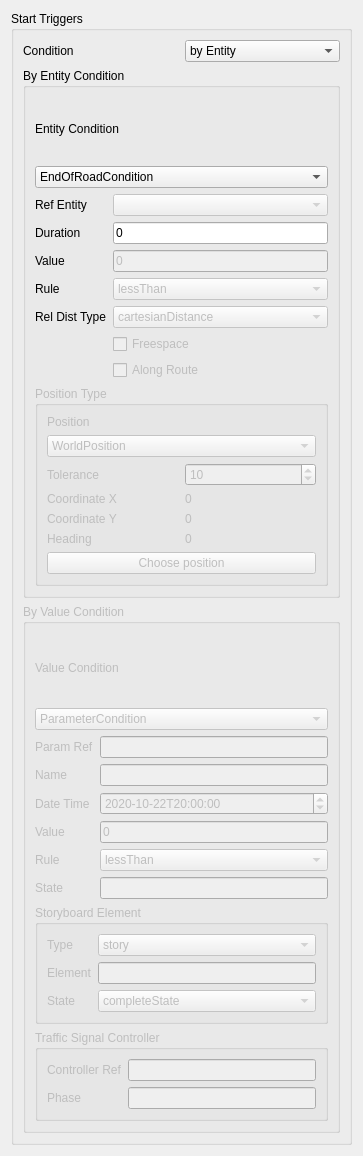
          <widget class="QWidget" name="scrollAreaWidgetContents_2">
           <property name="geometry">
            <rect>
             <x>0</x>
             <y>0</y>
             <width>363</width>
             <height>1156</height>
            </rect>
           </property>
           <layout class="QVBoxLayout" name="verticalLayout_2">
            <item>
             <widget class="QGroupBox" name="start_triggers_group">
              <property name="title">
               <string>Start Triggers</string>
              </property>
              <layout class="QGridLayout" name="gridLayout_4">
               <item row="0" column="1">
                <widget class="QComboBox" name="start_condition_type">
                 <item>
                  <property name="text">
                   <string>by Entity</string>
                  </property>
                 </item>
                 <item>
                  <property name="text">
                   <string>by Value</string>
                  </property>
                 </item>
                </widget>
               </item>
               <item row="1" column="0" colspan="2">
                <widget class="QGroupBox" name="start_entity_condition_group">
                 <property name="title">
                  <string>By Entity Condition</string>
                 </property>
                 <layout class="QGridLayout" name="gridLayout_5">
                  <item row="7" column="0">
                   <widget class="QLabel" name="start_entity_rule_label">
                    <property name="text">
                     <string>Rule</string>
                    </property>
                   </widget>
                  </item>
                  <item row="6" column="0">
                   <widget class="QLabel" name="start_entity_value_label">
                    <property name="text">
                     <string>Value</string>
                    </property>
                   </widget>
                  </item>
                  <item row="7" column="1">
                   <widget class="QComboBox" name="start_entity_rule">
                    <property name="enabled">
                     <bool>false</bool>
                    </property>
                    <item>
                     <property name="text">
                      <string>lessThan</string>
                     </property>
                    </item>
                    <item>
                     <property name="text">
                      <string>equalTo</string>
                     </property>
                    </item>
                    <item>
                     <property name="text">
                      <string>greaterThan</string>
                     </property>
                    </item>
                   </widget>
                  </item>
                  <item row="8" column="0">
                   <widget class="QLabel" name="start_entity_rel_dist_type_label">
                    <property name="text">
                     <string>Rel Dist Type</string>
                    </property>
                   </widget>
                  </item>
                  <item row="11" column="1">
                   <widget class="QCheckBox" name="start_entity_along_route">
                    <property name="enabled">
                     <bool>false</bool>
                    </property>
                    <property name="text">
                     <string>Along Route</string>
                    </property>
                   </widget>
                  </item>
                  <item row="1" column="0" colspan="2">
                   <widget class="QComboBox" name="start_entity_cond">
                    <property name="editable">
                     <bool>false</bool>
                    </property>
                    <item>
                     <property name="text">
                      <string>EndOfRoadCondition</string>
                     </property>
                    </item>
                    <item>
                     <property name="text">
                      <string>CollisionCondition</string>
                     </property>
                    </item>
                    <item>
                     <property name="text">
                      <string>OffroadCondition</string>
                     </property>
                    </item>
                    <item>
                     <property name="text">
                      <string>TimeHeadwayCondition</string>
                     </property>
                    </item>
                    <item>
                     <property name="text">
                      <string>TimeToCollisionCondition</string>
                     </property>
                    </item>
                    <item>
                     <property name="text">
                      <string>AccelerationCondition</string>
                     </property>
                    </item>
                    <item>
                     <property name="text">
                      <string>StandStillCondition</string>
                     </property>
                    </item>
                    <item>
                     <property name="text">
                      <string>SpeedCondition</string>
                     </property>
                    </item>
                    <item>
                     <property name="text">
                      <string>RelativeSpeedCondition</string>
                     </property>
                    </item>
                    <item>
                     <property name="text">
                      <string>TraveledDistanceCondition</string>
                     </property>
                    </item>
                    <item>
                     <property name="text">
                      <string>ReachPositionCondition</string>
                     </property>
                    </item>
                    <item>
                     <property name="text">
                      <string>DistanceCondition</string>
                     </property>
                    </item>
                    <item>
                     <property name="text">
                      <string>RelativeDistanceCondition</string>
                     </property>
                    </item>
                   </widget>
                  </item>
                  <item row="0" column="0" colspan="2">
                   <widget class="QLabel" name="start_entity_cond_label">
                    <property name="text">
                     <string>Entity Condition</string>
                    </property>
                   </widget>
                  </item>
                  <item row="2" column="0">
                   <widget class="QLabel" name="start_entity_ref_entity_label">
                    <property name="text">
                     <string>Ref Entity</string>
                    </property>
                   </widget>
                  </item>
                  <item row="8" column="1">
                   <widget class="QComboBox" name="start_entity_rel_dist_type">
                    <property name="enabled">
                     <bool>false</bool>
                    </property>
                    <item>
                     <property name="text">
                      <string>cartesianDistance</string>
                     </property>
                    </item>
                    <item>
                     <property name="text">
                      <string>longitudinal</string>
                     </property>
                    </item>
                    <item>
                     <property name="text">
                      <string>lateral</string>
                     </property>
                    </item>
                   </widget>
                  </item>
                  <item row="2" column="1">
                   <widget class="QComboBox" name="start_entity_ref_entity">
                    <property name="enabled">
                     <bool>false</bool>
                    </property>
                    <property name="editable">
                     <bool>false</bool>
                    </property>
                   </widget>
                  </item>
                  <item row="5" column="1">
                   <widget class="QLineEdit" name="start_entity_duration">
                    <property name="text">
                     <string>0</string>
                    </property>
                   </widget>
                  </item>
                  <item row="6" column="1">
                   <widget class="QLineEdit" name="start_entity_value">
                    <property name="enabled">
                     <bool>false</bool>
                    </property>
                    <property name="text">
                     <string>0</string>
                    </property>
                   </widget>
                  </item>
                  <item row="9" column="1">
                   <widget class="QCheckBox" name="start_entity_freespace">
                    <property name="enabled">
                     <bool>false</bool>
                    </property>
                    <property name="text">
                     <string>Freespace</string>
                    </property>
                   </widget>
                  </item>
                  <item row="5" column="0">
                   <widget class="QLabel" name="start_entity_duration_label">
                    <property name="text">
                     <string>Duration</string>
                    </property>
                   </widget>
                  </item>
                  <item row="12" column="0" colspan="2">
                   <widget class="QGroupBox" name="start_entity_position_group">
                    <property name="enabled">
                     <bool>false</bool>
                    </property>
                    <property name="title">
                     <string>Position Type</string>
                    </property>
                    <layout class="QGridLayout" name="gridLayout_11">
                     <item row="4" column="0">
                      <widget class="QLabel" name="start_entity_position_y_label">
                       <property name="text">
                        <string>Coordinate Y</string>
                       </property>
                      </widget>
                     </item>
                     <item row="3" column="1">
                      <widget class="QLabel" name="start_entity_position_x">
                       <property name="text">
                        <string>0</string>
                       </property>
                      </widget>
                     </item>
                     <item row="4" column="1">
                      <widget class="QLabel" name="start_entity_position_y">
                       <property name="text">
                        <string>0</string>
                       </property>
                      </widget>
                     </item>
                     <item row="2" column="1">
                      <widget class="QSpinBox" name="start_entity_tolerance">
                       <property name="value">
                        <number>10</number>
                       </property>
                      </widget>
                     </item>
                     <item row="0" column="0">
                      <widget class="QLabel" name="start_entity_position_type_label">
                       <property name="text">
                        <string>Position</string>
                       </property>
                      </widget>
                     </item>
                     <item row="5" column="0">
                      <widget class="QLabel" name="start_entity_heading_label">
                       <property name="text">
                        <string>Heading</string>
                       </property>
                      </widget>
                     </item>
                     <item row="6" column="0" colspan="2">
                      <widget class="QPushButton" name="start_entity_choose_position_button">
                       <property name="text">
                        <string>Choose position</string>
                       </property>
                      </widget>
                     </item>
                     <item row="1" column="0" colspan="2">
                      <widget class="QComboBox" name="start_entity_position_type">
                       <item>
                        <property name="text">
                         <string>WorldPosition</string>
                        </property>
                       </item>
                      </widget>
                     </item>
                     <item row="3" column="0">
                      <widget class="QLabel" name="start_entity_position_x_label">
                       <property name="text">
                        <string>Coordinate X</string>
                       </property>
                      </widget>
                     </item>
                     <item row="5" column="1">
                      <widget class="QLabel" name="start_entity_heading">
                       <property name="text">
                        <string>0</string>
                       </property>
                      </widget>
                     </item>
                     <item row="2" column="0">
                      <widget class="QLabel" name="start_entity_tolerance_label">
                       <property name="text">
                        <string>Tolerance</string>
                       </property>
                      </widget>
                     </item>
                    </layout>
                   </widget>
                  </item>
                 </layout>
                </widget>
               </item>
               <item row="0" column="0">
                <widget class="QLabel" name="start_condition_type_label">
                 <property name="text">
                  <string>Condition</string>
                 </property>
                </widget>
               </item>
               <item row="3" column="0" colspan="2">
                <widget class="QGroupBox" name="start_value_condition_group">
                 <property name="enabled">
                  <bool>false</bool>
                 </property>
                 <property name="title">
                  <string>By Value Condition</string>
                 </property>
                 <layout class="QGridLayout" name="gridLayout_6">
                  <item row="6" column="1">
                   <widget class="QLineEdit" name="start_value_value">
                    <property name="text">
                     <string>0</string>
                    </property>
                   </widget>
                  </item>
                  <item row="4" column="1">
                   <widget class="QLineEdit" name="start_value_name">
                    <property name="enabled">
                     <bool>false</bool>
                    </property>
                   </widget>
                  </item>
                  <item row="0" column="0" colspan="2">
                   <widget class="QLabel" name="start_value_cond_label">
                    <property name="text">
                     <string>Value Condition</string>
                    </property>
                   </widget>
                  </item>
                  <item row="2" column="1">
                   <widget class="QLineEdit" name="start_value_param_ref"/>
                  </item>
                  <item row="1" column="0" colspan="2">
                   <widget class="QComboBox" name="start_value_cond">
                    <property name="editable">
                     <bool>false</bool>
                    </property>
                    <item>
                     <property name="text">
                      <string>ParameterCondition</string>
                     </property>
                    </item>
                    <item>
                     <property name="text">
                      <string>TimeOfDayCondition</string>
                     </property>
                    </item>
                    <item>
                     <property name="text">
                      <string>SimulationTimeCondition</string>
                     </property>
                    </item>
                    <item>
                     <property name="text">
                      <string>StoryboardElementStateCondition</string>
                     </property>
                    </item>
                    <item>
                     <property name="text">
                      <string>UserDefinedValueCondition</string>
                     </property>
                    </item>
                    <item>
                     <property name="text">
                      <string>TrafficSignalCondition</string>
                     </property>
                    </item>
                    <item>
                     <property name="text">
                      <string>TrafficSignalControllerCondition</string>
                     </property>
                    </item>
                   </widget>
                  </item>
                  <item row="2" column="0">
                   <widget class="QLabel" name="start_value_param_ref_label">
                    <property name="text">
                     <string>Param Ref</string>
                    </property>
                   </widget>
                  </item>
                  <item row="4" column="0">
                   <widget class="QLabel" name="start_value_name_label">
                    <property name="text">
                     <string>Name</string>
                    </property>
                   </widget>
                  </item>
                  <item row="5" column="0">
                   <widget class="QLabel" name="start_value_datetime_label">
                    <property name="text">
                     <string>Date Time</string>
                    </property>
                   </widget>
                  </item>
                  <item row="8" column="1">
                   <widget class="QLineEdit" name="start_value_state">
                    <property name="enabled">
                     <bool>false</bool>
                    </property>
                   </widget>
                  </item>
                  <item row="6" column="0">
                   <widget class="QLabel" name="start_value_value_label">
                    <property name="text">
                     <string>Value</string>
                    </property>
                   </widget>
                  </item>
                  <item row="5" column="1">
                   <widget class="QDateTimeEdit" name="start_value_datetime">
                    <property name="enabled">
                     <bool>false</bool>
                    </property>
                    <property name="dateTime">
                     <datetime>
                      <hour>20</hour>
                      <minute>0</minute>
                      <second>0</second>
                      <year>2020</year>
                      <month>10</month>
                      <day>22</day>
                     </datetime>
                    </property>
                    <property name="date">
                     <date>
                      <year>2020</year>
                      <month>10</month>
                      <day>22</day>
                     </date>
                    </property>
                    <property name="time">
                     <time>
                      <hour>20</hour>
                      <minute>0</minute>
                      <second>0</second>
                     </time>
                    </property>
                    <property name="displayFormat">
                     <string>yyyy-MM-ddThh:mm:ss</string>
                    </property>
                    <property name="timeSpec">
                     <enum>Qt::UTC</enum>
                    </property>
                   </widget>
                  </item>
                  <item row="7" column="1">
                   <widget class="QComboBox" name="start_value_rule">
                    <item>
                     <property name="text">
                      <string>lessThan</string>
                     </property>
                    </item>
                    <item>
                     <property name="text">
                      <string>equalTo</string>
                     </property>
                    </item>
                    <item>
                     <property name="text">
                      <string>greaterThan</string>
                     </property>
                    </item>
                   </widget>
                  </item>
                  <item row="7" column="0">
                   <widget class="QLabel" name="start_value_rule_label">
                    <property name="text">
                     <string>Rule</string>
                    </property>
                   </widget>
                  </item>
                  <item row="8" column="0">
                   <widget class="QLabel" name="start_value_state_label">
                    <property name="text">
                     <string>State</string>
                    </property>
                   </widget>
                  </item>
                  <item row="10" column="0" colspan="2">
                   <widget class="QGroupBox" name="start_traffic_signal_group">
                    <property name="enabled">
                     <bool>false</bool>
                    </property>
                    <property name="title">
                     <string>Traffic Signal Controller</string>
                    </property>
                    <layout class="QGridLayout" name="gridLayout_9">
                     <item row="1" column="0">
                      <widget class="QLabel" name="start_traffic_phase_label">
                       <property name="text">
                        <string>Phase</string>
                       </property>
                      </widget>
                     </item>
                     <item row="0" column="1">
                      <widget class="QLineEdit" name="start_traffic_controller_ref"/>
                     </item>
                     <item row="1" column="1">
                      <widget class="QLineEdit" name="start_traffic_phase"/>
                     </item>
                     <item row="0" column="0">
                      <widget class="QLabel" name="start_traffic_controller_ref_label">
                       <property name="text">
                        <string>Controller Ref</string>
                       </property>
                      </widget>
                     </item>
                    </layout>
                   </widget>
                  </item>
                  <item row="9" column="0" colspan="2">
                   <widget class="QGroupBox" name="start_storyboard_group">
                    <property name="enabled">
                     <bool>false</bool>
                    </property>
                    <property name="title">
                     <string>Storyboard Element</string>
                    </property>
                    <layout class="QGridLayout" name="gridLayout_7">
                     <item row="5" column="0">
                      <widget class="QLabel" name="start_storyboard_state_label">
                       <property name="text">
                        <string>State</string>
                       </property>
                      </widget>
                     </item>
                     <item row="0" column="0">
                      <widget class="QLabel" name="start_storyboard_type_label">
                       <property name="text">
                        <string>Type</string>
                       </property>
                      </widget>
                     </item>
                     <item row="3" column="0">
                      <widget class="QLabel" name="start_storyboard_element_label">
                       <property name="text">
                        <string>Element</string>
                       </property>
                      </widget>
                     </item>
                     <item row="0" column="1">
                      <widget class="QComboBox" name="start_storyboard_type">
                       <item>
                        <property name="text">
                         <string>story</string>
                        </property>
                       </item>
                       <item>
                        <property name="text">
                         <string>act</string>
                        </property>
                       </item>
                       <item>
                        <property name="text">
                         <string>maneuver</string>
                        </property>
                       </item>
                       <item>
                        <property name="text">
                         <string>event</string>
                        </property>
                       </item>
                       <item>
                        <property name="text">
                         <string>action</string>
                        </property>
                       </item>
                       <item>
                        <property name="text">
                         <string>maneuverGroup</string>
                        </property>
                       </item>
                      </widget>
                     </item>
                     <item row="3" column="1">
                      <widget class="QLineEdit" name="start_storyboard_element"/>
                     </item>
                     <item row="5" column="1">
                      <widget class="QComboBox" name="start_storyboard_state">
                       <item>
                        <property name="text">
                         <string>completeState</string>
                        </property>
                       </item>
                       <item>
                        <property name="text">
                         <string>runningState</string>
                        </property>
                       </item>
                       <item>
                        <property name="text">
                         <string>standbyState</string>
                        </property>
                       </item>
                       <item>
                        <property name="text">
                         <string>startTransition</string>
                        </property>
                       </item>
                       <item>
                        <property name="text">
                         <string>endTransition</string>
                        </property>
                       </item>
                       <item>
                        <property name="text">
                         <string>stopTransition</string>
                        </property>
                       </item>
                       <item>
                        <property name="text">
                         <string>skipTransition</string>
                        </property>
                       </item>
                      </widget>
                     </item>
                    </layout>
                   </widget>
                  </item>
                 </layout>
                </widget>
               </item>
              </layout>
             </widget>
            </item>
           </layout>
          </widget>
